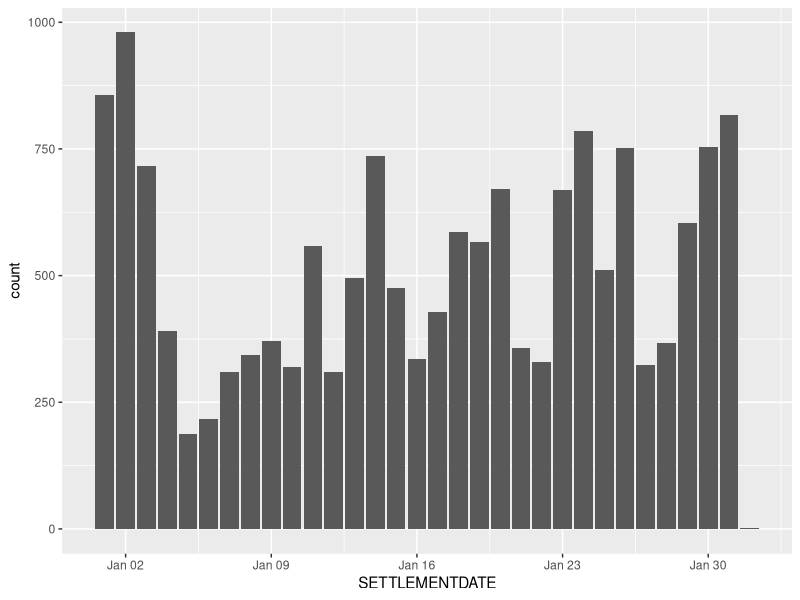
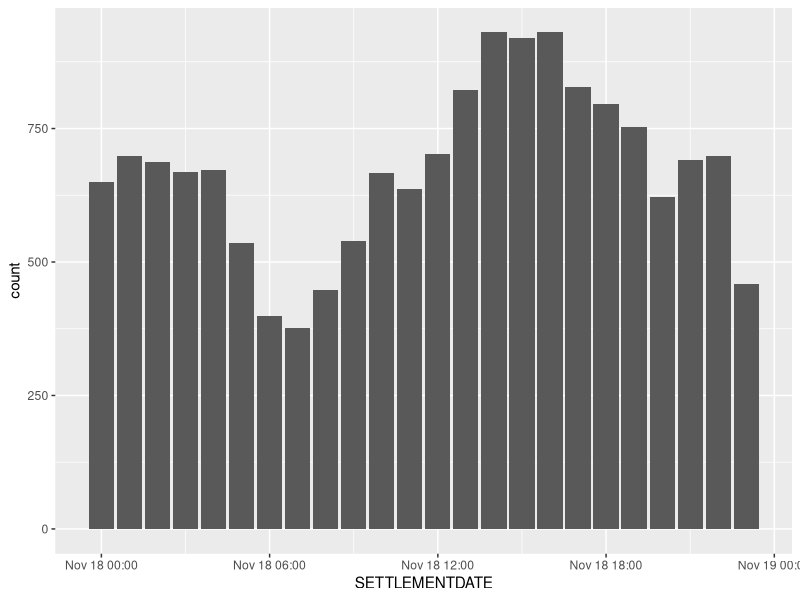

These charts were generated, in order, by the following R code:
#First exploration of DB as well as looking at a particular case
install.packages("lubridate")
library(lubridate)
library(tidyverse)

#total constraints in may
rhs <- read.csv("data/201701rhs.csv")

nrow(rhs) #16852 events in may
rhs$CONSTRAINTID %>% table() %>% sort(decreasing = TRUE) #table of each constraint binding

#number of events per day in january
p1 <- ggplot(rhs %>% mutate(SETTLEMENTDATE = as.Date(SETTLEMENTDATE)), 
             aes(x = SETTLEMENTDATE)) + 
    geom_bar()

#time of day of events
#ignore the date in the graph
p2 <- ggplot(rhs %>% mutate(SETTLEMENTDATE = as.POSIXct(strftime(as.POSIXct(SETTLEMENTDATE), format = "%H"), 
                                                        format = "%H")), 
             aes(x = SETTLEMENTDATE)) + 
    geom_bar()





